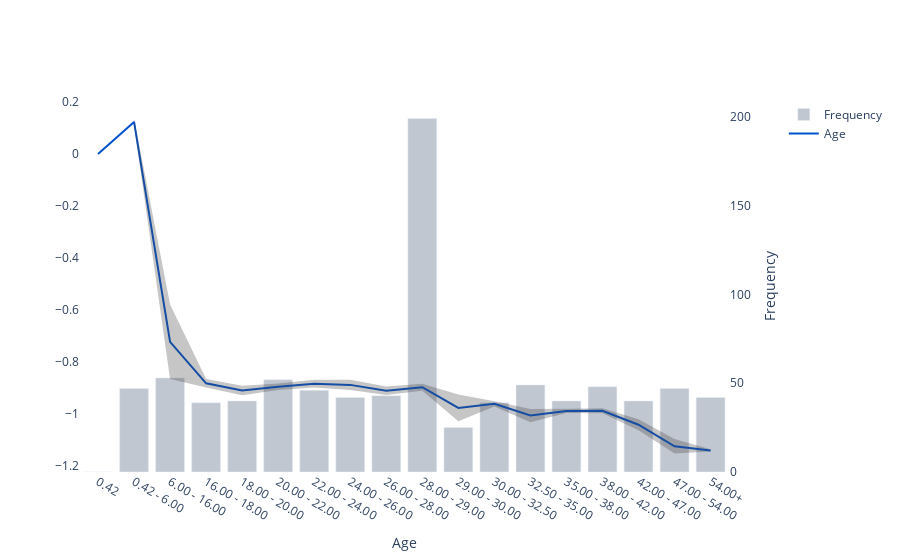

The notebook cell saved with this chart:
### Code cell
test.plot_ale("Age")

### Figure 1 — Plotly figure (JSON) as saved in the notebook; plotly's stock layout.template omitted (floating-point values rounded to 4 significant figures)
{"data": [{"line": {"color": "#0052CC"}, "mode": "lines", "name": "Age", "type": "scatter", "x": ["0.42", "0.42 - 6.00", "6.00 - 16.00", "16.00 - 18.00", "18.00 - 20.00", "20.00 - 22.00", "22.00 - 24.00", "24.00 - 26.00", "26.00 - 28.00", "28.00 - 29.00", "29.00 - 30.00", "30.00 - 32.50", "32.50 - 35.00", "35.00 - 38.00", "38.00 - 42.00", "42.00 - 47.00", "47.00 - 54.00", "54.00+"], "xaxis": "x", "y": [0, 0.1235, -0.7239, -0.8838, -0.9111, -0.8966, -0.8851, -0.8898, -0.9123, -0.8989, -0.9788, -0.9628, -1.008, -0.99, -0.9893, -1.043, -1.126, -1.142], "yaxis": "y2"}, {"line": {"width": 0}, "marker": {"color": "#444"}, "mode": "lines", "name": "Upper Bound", "showlegend": false, "type": "scatter", "x": ["0.42", "0.42 - 6.00", "6.00 - 16.00", "16.00 - 18.00", "18.00 - 20.00", "20.00 - 22.00", "22.00 - 24.00", "24.00 - 26.00", "26.00 - 28.00", "28.00 - 29.00", "29.00 - 30.00", "30.00 - 32.50", "32.50 - 35.00", "35.00 - 38.00", "38.00 - 42.00", "42.00 - 47.00", "47.00 - 54.00", "54.00+"], "xaxis": "x", "y": [null, 0.1361, -0.5805, -0.8673, -0.8927, -0.8842, -0.8702, -0.8702, -0.8958, -0.8854, -0.9272, -0.9525, -0.9822, -0.9818, -0.98, -1.022, -1.099, -1.138], "yaxis": "y2"}, {"fill": "tonexty", "fillcolor": "rgba(68, 68, 68, 0.3)", "line": {"width": 0}, "marker": {"color": "#444"}, "mode": "lines", "name": "Lower Bound", "showlegend": false, "type": "scatter", "x": ["0.42", "0.42 - 6.00", "6.00 - 16.00", "16.00 - 18.00", "18.00 - 20.00", "20.00 - 22.00", "22.00 - 24.00", "24.00 - 26.00", "26.00 - 28.00", "28.00 - 29.00", "29.00 - 30.00", "30.00 - 32.50", "32.50 - 35.00", "35.00 - 38.00", "38.00 - 42.00", "42.00 - 47.00", "47.00 - 54.00", "54.00+"], "xaxis": "x", "y": [null, 0.1108, -0.8673, -0.9003, -0.9294, -0.9091, -0.9001, -0.9094, -0.9287, -0.9123, -1.03, -0.9731, -1.034, -0.9982, -0.9986, -1.065, -1.154, -1.147], "yaxis": "y2"}, {"marker": {"color": "#C1C7D0"}, "name": "Frequency", "type": "bar", "x": ["0.42", "0.42 - 6.00", "6.00 - 16.00", "16.00 - 18.00", "18.00 - 20.00", "20.00 - 22.00", "22.00 - 24.00", "24.00 - 26.00", "26.00 - 28.00", "28.00 - 29.00", "29.00 - 30.00", "30.00 - 32.50", "32.50 - 35.00", "35.00 - 38.00", "38.00 - 42.00", "42.00 - 47.00", "47.00 - 54.00", "54.00+"], "xaxis": "x", "y": [0, 47, 53, 39, 40, 52, 46, 42, 43, 199, 25, 39, 49, 40, 48, 40, 47, 42], "yaxis": "y"}], "layout": {"plot_bgcolor": "white", "xaxis": {"anchor": "y", "domain": [0, 0.94], "showgrid": false, "title": {"text": "Age"}}, "yaxis": {"anchor": "x", "domain": [0, 1], "showgrid": false, "side": "right", "title": {"text": "Frequency"}}, "yaxis2": {"anchor": "x", "overlaying": "y", "showgrid": false, "side": "left"}}}
